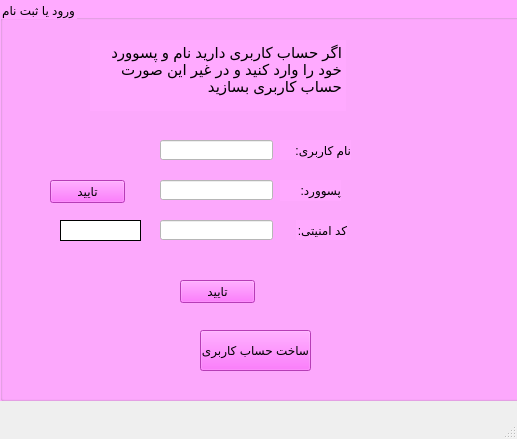
<?xml version="1.0" encoding="UTF-8"?>
<ui version="4.0">
 <class>safhe2</class>
 <widget class="QMainWindow" name="safhe2">
  <property name="geometry">
   <rect>
    <x>0</x>
    <y>0</y>
    <width>517</width>
    <height>439</height>
   </rect>
  </property>
  <property name="windowTitle">
   <string>MainWindow</string>
  </property>
  <widget class="QWidget" name="centralwidget">
   <widget class="QGroupBox" name="groupBox">
    <property name="geometry">
     <rect>
      <x>0</x>
      <y>0</y>
      <width>521</width>
      <height>401</height>
     </rect>
    </property>
    <property name="styleSheet">
     <string notr="true">background-color: rgb(255, 170, 255);</string>
    </property>
    <property name="title">
     <string>ورود یا ثبت نام</string>
    </property>
    <widget class="QTextBrowser" name="textBrowser1">
     <property name="geometry">
      <rect>
       <x>90</x>
       <y>40</y>
       <width>256</width>
       <height>71</height>
      </rect>
     </property>
     <property name="frameShape">
      <enum>QFrame::NoFrame</enum>
     </property>
     <property name="html">
      <string>&lt;!DOCTYPE HTML PUBLIC &quot;-//W3C//DTD HTML 4.0//EN&quot; &quot;http://www.w3.org/TR/REC-html40/strict.dtd&quot;&gt;
&lt;html&gt;&lt;head&gt;&lt;meta name=&quot;qrichtext&quot; content=&quot;1&quot; /&gt;&lt;style type=&quot;text/css&quot;&gt;
p, li { white-space: pre-wrap; }
&lt;/style&gt;&lt;/head&gt;&lt;body style=&quot; font-family:'MS Shell Dlg 2'; font-size:8.25pt; font-weight:400; font-style:normal;&quot;&gt;
&lt;p align=&quot;right&quot; style=&quot; margin-top:0px; margin-bottom:0px; margin-left:0px; margin-right:0px; -qt-block-indent:0; text-indent:0px;&quot;&gt;&lt;span style=&quot; font-size:11pt;&quot;&gt;اگر حساب کاربری دارید نام و پسوورد خود را وارد کنید و در غیر این صورت حساب کاربری بسازید&lt;/span&gt;&lt;/p&gt;&lt;/body&gt;&lt;/html&gt;</string>
     </property>
    </widget>
    <widget class="QLabel" name="label1">
     <property name="geometry">
      <rect>
       <x>280</x>
       <y>140</y>
       <width>71</width>
       <height>20</height>
      </rect>
     </property>
     <property name="text">
      <string>نام کاربری:</string>
     </property>
    </widget>
    <widget class="QLabel" name="label2">
     <property name="geometry">
      <rect>
       <x>280</x>
       <y>180</y>
       <width>61</width>
       <height>21</height>
      </rect>
     </property>
     <property name="text">
      <string>پسوورد:</string>
     </property>
    </widget>
    <widget class="QLineEdit" name="lineEdit1">
     <property name="geometry">
      <rect>
       <x>160</x>
       <y>140</y>
       <width>113</width>
       <height>20</height>
      </rect>
     </property>
     <property name="styleSheet">
      <string notr="true">background-color: rgb(255, 255, 255);</string>
     </property>
     <property name="placeholderText">
      <string/>
     </property>
    </widget>
    <widget class="QLineEdit" name="lineEdit2">
     <property name="geometry">
      <rect>
       <x>160</x>
       <y>180</y>
       <width>113</width>
       <height>20</height>
      </rect>
     </property>
     <property name="styleSheet">
      <string notr="true">background-color: rgb(255, 255, 255);</string>
     </property>
    </widget>
    <widget class="QPushButton" name="pushButton1">
     <property name="geometry">
      <rect>
       <x>50</x>
       <y>180</y>
       <width>75</width>
       <height>23</height>
      </rect>
     </property>
     <property name="styleSheet">
      <string notr="true">background-color: rgb(255, 85, 255);</string>
     </property>
     <property name="text">
      <string>تایید</string>
     </property>
    </widget>
    <widget class="QPushButton" name="pushButton2">
     <property name="geometry">
      <rect>
       <x>200</x>
       <y>330</y>
       <width>111</width>
       <height>41</height>
      </rect>
     </property>
     <property name="styleSheet">
      <string notr="true">background-color: rgb(255, 85, 255);</string>
     </property>
     <property name="text">
      <string>ساخت حساب کاربری</string>
     </property>
    </widget>
    <widget class="QLabel" name="label3">
     <property name="geometry">
      <rect>
       <x>296</x>
       <y>220</y>
       <width>51</width>
       <height>20</height>
      </rect>
     </property>
     <property name="text">
      <string>کد امنیتی:</string>
     </property>
    </widget>
    <widget class="QLineEdit" name="lineEdit3">
     <property name="geometry">
      <rect>
       <x>160</x>
       <y>220</y>
       <width>113</width>
       <height>20</height>
      </rect>
     </property>
     <property name="styleSheet">
      <string notr="true">background-color: rgb(255, 255, 255);</string>
     </property>
    </widget>
    <widget class="QPushButton" name="pushButton3">
     <property name="geometry">
      <rect>
       <x>180</x>
       <y>280</y>
       <width>75</width>
       <height>23</height>
      </rect>
     </property>
     <property name="styleSheet">
      <string notr="true">background-color: rgb(255, 85, 255);</string>
     </property>
     <property name="text">
      <string>تایید</string>
     </property>
    </widget>
    <widget class="QLabel" name="labelc">
     <property name="geometry">
      <rect>
       <x>60</x>
       <y>220</y>
       <width>81</width>
       <height>21</height>
      </rect>
     </property>
     <property name="styleSheet">
      <string notr="true">background-color: rgb(255, 255, 255);</string>
     </property>
     <property name="frameShape">
      <enum>QFrame::Box</enum>
     </property>
     <property name="text">
      <string/>
     </property>
    </widget>
   </widget>
  </widget>
  <widget class="QMenuBar" name="menubar">
   <property name="geometry">
    <rect>
     <x>0</x>
     <y>0</y>
     <width>517</width>
     <height>21</height>
    </rect>
   </property>
  </widget>
  <widget class="QStatusBar" name="statusbar"/>
 </widget>
 <resources/>
 <connections/>
</ui>
